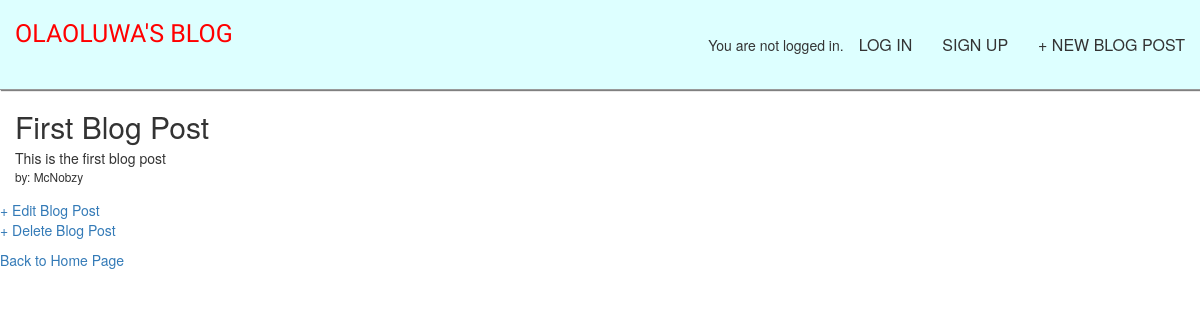
The app's page /post/1/ with its own data.
### blog/models.py (models this page shows, shortened)
class Post(models.Model):
    title = models.CharField(max_length=200)
    author = models.ForeignKey(
        'auth.User',
        on_delete=models.CASCADE,
    )
    body = models.TextField()

### blog/views.py (the view)
# urls.py: path('post/<int:pk>/', BlogDetailView.as_view(), name='post_detail'),
class BlogDetailView(DetailView):
    model = Post
    template_name = 'post_detail.html'

### templates/post_detail.html
{% extends 'base.html' %}
{% block content %}
  <div class="post-entry">
    <h2>{{ post.title }}</h2>
    <p>{{ post.body }}</p>
    <small>by: {{ post.author }}</small>
  </div>
  <a href="{% url 'post_edit' post.pk %}">+ Edit Blog Post</a>
  <p><a href="{% url 'post_delete' post.pk %}">+ Delete Blog Post</a></p>
  <a href="{% url 'home' %}">Back to Home Page</a>
{% endblock content %}

### static/css/base.css (style rules this page uses)
body { font-family: 'Quicksand', sans-serif; background-color: #eff; }
.post-entry { padding: 15px; }
.post-entry h2 { margin: 0.5rem 0; }
.post-entry p { margin: 0; font-weight: 400; }

### records on screen
Post: title "First Blog Post", body "This is the first blog post", author "McNobzy"
